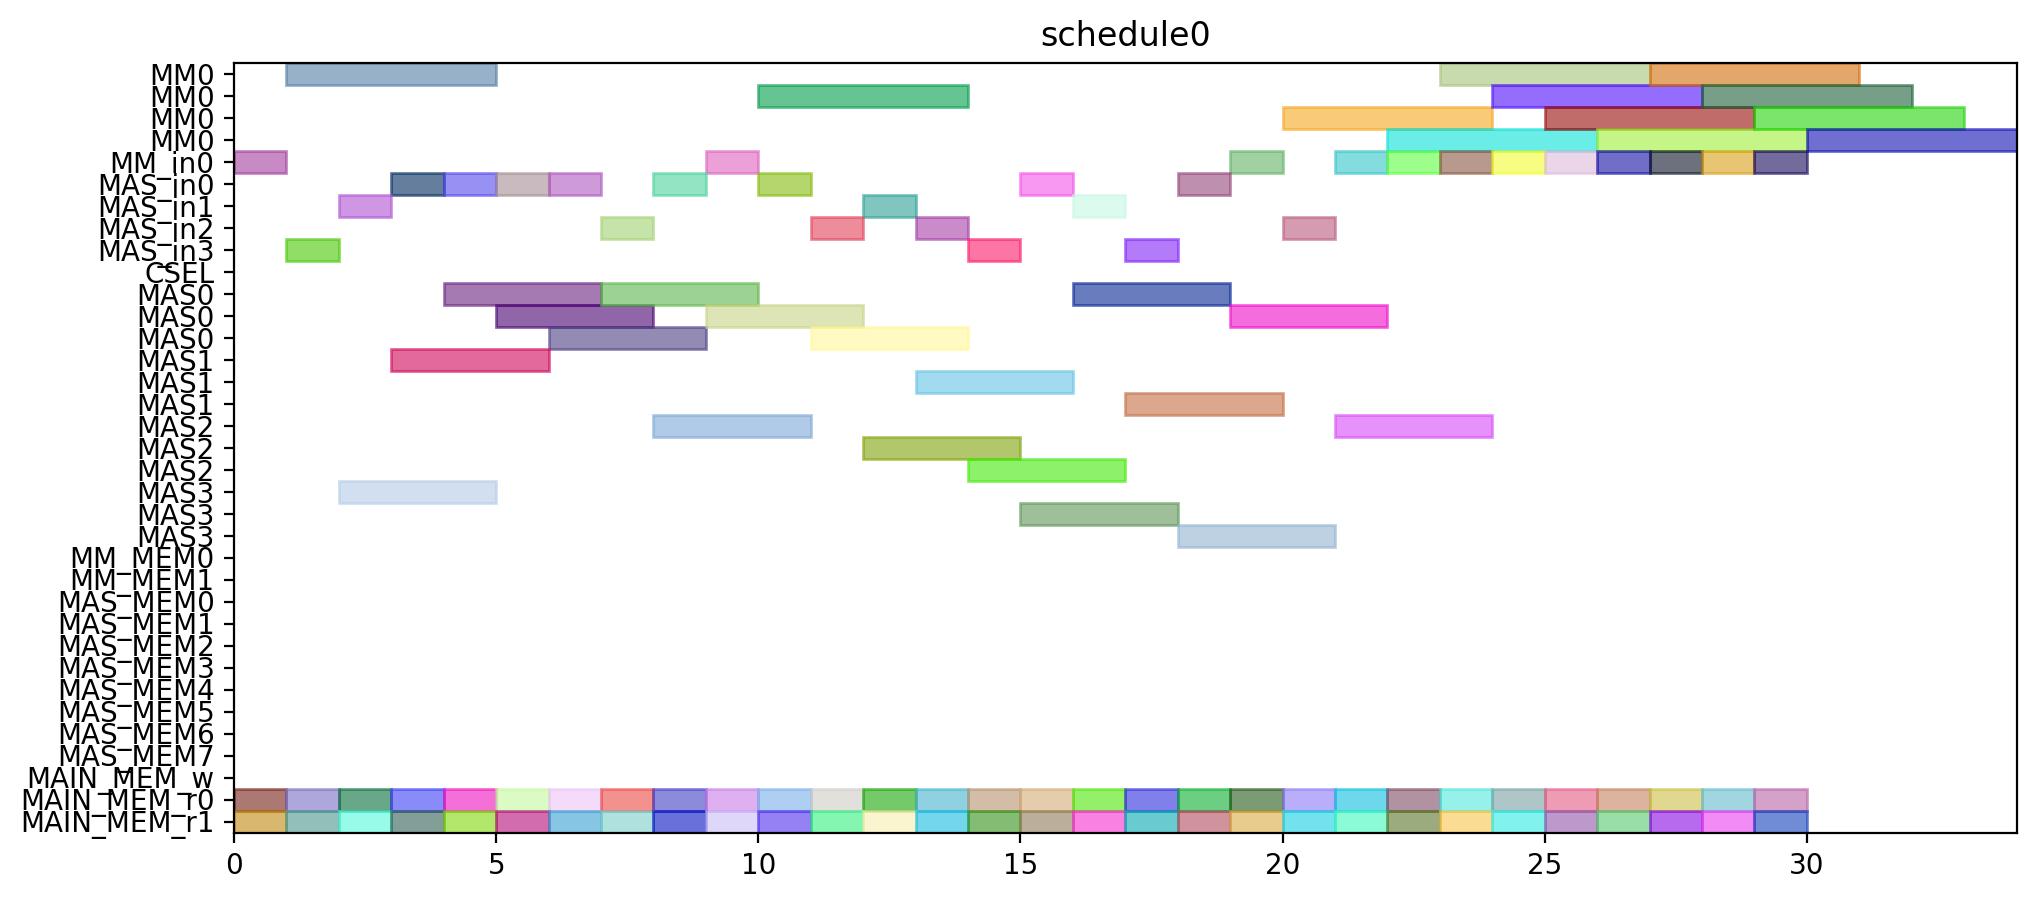

Write Python code to recreate this figure.
from pyschedule import Scenario, solvers, plotters, alt


def solve():
	horizon = 120
	S = Scenario("schedule0", horizon=horizon)

	# resource
	MM = S.Resources('MM', num=1, size=4)
	MM_in = S.Resources('MM_in', num=1)
	MAS_in = S.Resources('MAS_in', num=4)
	CSEL = S.Resource('CSEL')
	MAS = S.Resources('MAS', num=4, size=3, periods=range(1, horizon))
	MM_MEM = S.Resources('MM_MEM', num=2)
	MAS_MEM = S.Resources('MAS_MEM', num=8)
	MAIN_MEM_w = S.Resource('MAIN_MEM_w', size=1)
	MAIN_MEM_r = S.Resources('MAIN_MEM_r', num=2)

	# result of previous scheduling

	# new tasks
	T1_t0 = S.Task('T1_t0', length=3, delay_cost=1)
	T1_t0 += alt(MAS)
	T1_t0_in = S.Task('T1_t0_in', length=1, delay_cost=1)
	T1_t0_in += alt(MAS_in)
	S += T1_t0_in*MAS_in[0]<=T1_t0*MAS[0]

	S += T1_t0_in*MAS_in[1]<=T1_t0*MAS[1]

	S += T1_t0_in*MAS_in[2]<=T1_t0*MAS[2]

	S += T1_t0_in*MAS_in[3]<=T1_t0*MAS[3]

	T1_t0_mem0 = S.Task('T1_t0_mem0', length=1, delay_cost=1)
	T1_t0_mem0 += MAIN_MEM_r[0]
	S += T1_t0_mem0 <= T1_t0

	T1_t0_mem1 = S.Task('T1_t0_mem1', length=1, delay_cost=1)
	T1_t0_mem1 += MAIN_MEM_r[1]
	S += T1_t0_mem1 <= T1_t0

	T1_t1 = S.Task('T1_t1', length=3, delay_cost=1)
	T1_t1 += alt(MAS)
	T1_t1_in = S.Task('T1_t1_in', length=1, delay_cost=1)
	T1_t1_in += alt(MAS_in)
	S += T1_t1_in*MAS_in[0]<=T1_t1*MAS[0]

	S += T1_t1_in*MAS_in[1]<=T1_t1*MAS[1]

	S += T1_t1_in*MAS_in[2]<=T1_t1*MAS[2]

	S += T1_t1_in*MAS_in[3]<=T1_t1*MAS[3]

	T1_t1_mem0 = S.Task('T1_t1_mem0', length=1, delay_cost=1)
	T1_t1_mem0 += MAIN_MEM_r[0]
	S += T1_t1_mem0 <= T1_t1

	T1_t1_mem1 = S.Task('T1_t1_mem1', length=1, delay_cost=1)
	T1_t1_mem1 += MAIN_MEM_r[1]
	S += T1_t1_mem1 <= T1_t1

	T1_t3 = S.Task('T1_t3', length=4, delay_cost=1)
	T1_t3 += alt(MM)
	T1_t3_in = S.Task('T1_t3_in', length=1, delay_cost=1)
	T1_t3_in += alt(MM_in)
	S += T1_t3_in*MM_in[0]<=T1_t3*MM[0]
	T1_t3_mem0 = S.Task('T1_t3_mem0', length=1, delay_cost=1)
	T1_t3_mem0 += MAIN_MEM_r[0]
	S += T1_t3_mem0 <= T1_t3

	T1_t3_mem1 = S.Task('T1_t3_mem1', length=1, delay_cost=1)
	T1_t3_mem1 += MAIN_MEM_r[1]
	S += T1_t3_mem1 <= T1_t3

	T2_t0 = S.Task('T2_t0', length=4, delay_cost=1)
	T2_t0 += alt(MM)
	T2_t0_in = S.Task('T2_t0_in', length=1, delay_cost=1)
	T2_t0_in += alt(MM_in)
	S += T2_t0_in*MM_in[0]<=T2_t0*MM[0]
	T2_t0_mem0 = S.Task('T2_t0_mem0', length=1, delay_cost=1)
	T2_t0_mem0 += MAIN_MEM_r[0]
	S += T2_t0_mem0 <= T2_t0

	T2_t0_mem1 = S.Task('T2_t0_mem1', length=1, delay_cost=1)
	T2_t0_mem1 += MAIN_MEM_r[1]
	S += T2_t0_mem1 <= T2_t0

	T2_t1 = S.Task('T2_t1', length=4, delay_cost=1)
	T2_t1 += alt(MM)
	T2_t1_in = S.Task('T2_t1_in', length=1, delay_cost=1)
	T2_t1_in += alt(MM_in)
	S += T2_t1_in*MM_in[0]<=T2_t1*MM[0]
	T2_t1_mem0 = S.Task('T2_t1_mem0', length=1, delay_cost=1)
	T2_t1_mem0 += MAIN_MEM_r[0]
	S += T2_t1_mem0 <= T2_t1

	T2_t1_mem1 = S.Task('T2_t1_mem1', length=1, delay_cost=1)
	T2_t1_mem1 += MAIN_MEM_r[1]
	S += T2_t1_mem1 <= T2_t1

	T2_t2 = S.Task('T2_t2', length=3, delay_cost=1)
	T2_t2 += alt(MAS)
	T2_t2_in = S.Task('T2_t2_in', length=1, delay_cost=1)
	T2_t2_in += alt(MAS_in)
	S += T2_t2_in*MAS_in[0]<=T2_t2*MAS[0]

	S += T2_t2_in*MAS_in[1]<=T2_t2*MAS[1]

	S += T2_t2_in*MAS_in[2]<=T2_t2*MAS[2]

	S += T2_t2_in*MAS_in[3]<=T2_t2*MAS[3]

	T2_t2_mem0 = S.Task('T2_t2_mem0', length=1, delay_cost=1)
	T2_t2_mem0 += MAIN_MEM_r[0]
	S += T2_t2_mem0 <= T2_t2

	T2_t2_mem1 = S.Task('T2_t2_mem1', length=1, delay_cost=1)
	T2_t2_mem1 += MAIN_MEM_r[1]
	S += T2_t2_mem1 <= T2_t2

	T2_t3 = S.Task('T2_t3', length=3, delay_cost=1)
	T2_t3 += alt(MAS)
	T2_t3_in = S.Task('T2_t3_in', length=1, delay_cost=1)
	T2_t3_in += alt(MAS_in)
	S += T2_t3_in*MAS_in[0]<=T2_t3*MAS[0]

	S += T2_t3_in*MAS_in[1]<=T2_t3*MAS[1]

	S += T2_t3_in*MAS_in[2]<=T2_t3*MAS[2]

	S += T2_t3_in*MAS_in[3]<=T2_t3*MAS[3]

	T2_t3_mem0 = S.Task('T2_t3_mem0', length=1, delay_cost=1)
	T2_t3_mem0 += MAIN_MEM_r[0]
	S += T2_t3_mem0 <= T2_t3

	T2_t3_mem1 = S.Task('T2_t3_mem1', length=1, delay_cost=1)
	T2_t3_mem1 += MAIN_MEM_r[1]
	S += T2_t3_mem1 <= T2_t3

	T3_t0 = S.Task('T3_t0', length=4, delay_cost=1)
	T3_t0 += alt(MM)
	T3_t0_in = S.Task('T3_t0_in', length=1, delay_cost=1)
	T3_t0_in += alt(MM_in)
	S += T3_t0_in*MM_in[0]<=T3_t0*MM[0]
	T3_t0_mem0 = S.Task('T3_t0_mem0', length=1, delay_cost=1)
	T3_t0_mem0 += MAIN_MEM_r[0]
	S += T3_t0_mem0 <= T3_t0

	T3_t0_mem1 = S.Task('T3_t0_mem1', length=1, delay_cost=1)
	T3_t0_mem1 += MAIN_MEM_r[1]
	S += T3_t0_mem1 <= T3_t0

	T3_t1 = S.Task('T3_t1', length=4, delay_cost=1)
	T3_t1 += alt(MM)
	T3_t1_in = S.Task('T3_t1_in', length=1, delay_cost=1)
	T3_t1_in += alt(MM_in)
	S += T3_t1_in*MM_in[0]<=T3_t1*MM[0]
	T3_t1_mem0 = S.Task('T3_t1_mem0', length=1, delay_cost=1)
	T3_t1_mem0 += MAIN_MEM_r[0]
	S += T3_t1_mem0 <= T3_t1

	T3_t1_mem1 = S.Task('T3_t1_mem1', length=1, delay_cost=1)
	T3_t1_mem1 += MAIN_MEM_r[1]
	S += T3_t1_mem1 <= T3_t1

	T3_t2 = S.Task('T3_t2', length=3, delay_cost=1)
	T3_t2 += alt(MAS)
	T3_t2_in = S.Task('T3_t2_in', length=1, delay_cost=1)
	T3_t2_in += alt(MAS_in)
	S += T3_t2_in*MAS_in[0]<=T3_t2*MAS[0]

	S += T3_t2_in*MAS_in[1]<=T3_t2*MAS[1]

	S += T3_t2_in*MAS_in[2]<=T3_t2*MAS[2]

	S += T3_t2_in*MAS_in[3]<=T3_t2*MAS[3]

	T3_t2_mem0 = S.Task('T3_t2_mem0', length=1, delay_cost=1)
	T3_t2_mem0 += MAIN_MEM_r[0]
	S += T3_t2_mem0 <= T3_t2

	T3_t2_mem1 = S.Task('T3_t2_mem1', length=1, delay_cost=1)
	T3_t2_mem1 += MAIN_MEM_r[1]
	S += T3_t2_mem1 <= T3_t2

	T3_t3 = S.Task('T3_t3', length=3, delay_cost=1)
	T3_t3 += alt(MAS)
	T3_t3_in = S.Task('T3_t3_in', length=1, delay_cost=1)
	T3_t3_in += alt(MAS_in)
	S += T3_t3_in*MAS_in[0]<=T3_t3*MAS[0]

	S += T3_t3_in*MAS_in[1]<=T3_t3*MAS[1]

	S += T3_t3_in*MAS_in[2]<=T3_t3*MAS[2]

	S += T3_t3_in*MAS_in[3]<=T3_t3*MAS[3]

	T3_t3_mem0 = S.Task('T3_t3_mem0', length=1, delay_cost=1)
	T3_t3_mem0 += MAIN_MEM_r[0]
	S += T3_t3_mem0 <= T3_t3

	T3_t3_mem1 = S.Task('T3_t3_mem1', length=1, delay_cost=1)
	T3_t3_mem1 += MAIN_MEM_r[1]
	S += T3_t3_mem1 <= T3_t3

	T4_t0 = S.Task('T4_t0', length=4, delay_cost=1)
	T4_t0 += alt(MM)
	T4_t0_in = S.Task('T4_t0_in', length=1, delay_cost=1)
	T4_t0_in += alt(MM_in)
	S += T4_t0_in*MM_in[0]<=T4_t0*MM[0]
	T4_t0_mem0 = S.Task('T4_t0_mem0', length=1, delay_cost=1)
	T4_t0_mem0 += MAIN_MEM_r[0]
	S += T4_t0_mem0 <= T4_t0

	T4_t0_mem1 = S.Task('T4_t0_mem1', length=1, delay_cost=1)
	T4_t0_mem1 += MAIN_MEM_r[1]
	S += T4_t0_mem1 <= T4_t0

	T4_t1 = S.Task('T4_t1', length=4, delay_cost=1)
	T4_t1 += alt(MM)
	T4_t1_in = S.Task('T4_t1_in', length=1, delay_cost=1)
	T4_t1_in += alt(MM_in)
	S += T4_t1_in*MM_in[0]<=T4_t1*MM[0]
	T4_t1_mem0 = S.Task('T4_t1_mem0', length=1, delay_cost=1)
	T4_t1_mem0 += MAIN_MEM_r[0]
	S += T4_t1_mem0 <= T4_t1

	T4_t1_mem1 = S.Task('T4_t1_mem1', length=1, delay_cost=1)
	T4_t1_mem1 += MAIN_MEM_r[1]
	S += T4_t1_mem1 <= T4_t1

	T4_t2 = S.Task('T4_t2', length=3, delay_cost=1)
	T4_t2 += alt(MAS)
	T4_t2_in = S.Task('T4_t2_in', length=1, delay_cost=1)
	T4_t2_in += alt(MAS_in)
	S += T4_t2_in*MAS_in[0]<=T4_t2*MAS[0]

	S += T4_t2_in*MAS_in[1]<=T4_t2*MAS[1]

	S += T4_t2_in*MAS_in[2]<=T4_t2*MAS[2]

	S += T4_t2_in*MAS_in[3]<=T4_t2*MAS[3]

	T4_t2_mem0 = S.Task('T4_t2_mem0', length=1, delay_cost=1)
	T4_t2_mem0 += MAIN_MEM_r[0]
	S += T4_t2_mem0 <= T4_t2

	T4_t2_mem1 = S.Task('T4_t2_mem1', length=1, delay_cost=1)
	T4_t2_mem1 += MAIN_MEM_r[1]
	S += T4_t2_mem1 <= T4_t2

	T4_t3 = S.Task('T4_t3', length=3, delay_cost=1)
	T4_t3 += alt(MAS)
	T4_t3_in = S.Task('T4_t3_in', length=1, delay_cost=1)
	T4_t3_in += alt(MAS_in)
	S += T4_t3_in*MAS_in[0]<=T4_t3*MAS[0]

	S += T4_t3_in*MAS_in[1]<=T4_t3*MAS[1]

	S += T4_t3_in*MAS_in[2]<=T4_t3*MAS[2]

	S += T4_t3_in*MAS_in[3]<=T4_t3*MAS[3]

	T4_t3_mem0 = S.Task('T4_t3_mem0', length=1, delay_cost=1)
	T4_t3_mem0 += MAIN_MEM_r[0]
	S += T4_t3_mem0 <= T4_t3

	T4_t3_mem1 = S.Task('T4_t3_mem1', length=1, delay_cost=1)
	T4_t3_mem1 += MAIN_MEM_r[1]
	S += T4_t3_mem1 <= T4_t3

	T5_t0 = S.Task('T5_t0', length=3, delay_cost=1)
	T5_t0 += alt(MAS)
	T5_t0_in = S.Task('T5_t0_in', length=1, delay_cost=1)
	T5_t0_in += alt(MAS_in)
	S += T5_t0_in*MAS_in[0]<=T5_t0*MAS[0]

	S += T5_t0_in*MAS_in[1]<=T5_t0*MAS[1]

	S += T5_t0_in*MAS_in[2]<=T5_t0*MAS[2]

	S += T5_t0_in*MAS_in[3]<=T5_t0*MAS[3]

	T5_t0_mem0 = S.Task('T5_t0_mem0', length=1, delay_cost=1)
	T5_t0_mem0 += MAIN_MEM_r[0]
	S += T5_t0_mem0 <= T5_t0

	T5_t0_mem1 = S.Task('T5_t0_mem1', length=1, delay_cost=1)
	T5_t0_mem1 += MAIN_MEM_r[1]
	S += T5_t0_mem1 <= T5_t0

	T5_t1 = S.Task('T5_t1', length=3, delay_cost=1)
	T5_t1 += alt(MAS)
	T5_t1_in = S.Task('T5_t1_in', length=1, delay_cost=1)
	T5_t1_in += alt(MAS_in)
	S += T5_t1_in*MAS_in[0]<=T5_t1*MAS[0]

	S += T5_t1_in*MAS_in[1]<=T5_t1*MAS[1]

	S += T5_t1_in*MAS_in[2]<=T5_t1*MAS[2]

	S += T5_t1_in*MAS_in[3]<=T5_t1*MAS[3]

	T5_t1_mem0 = S.Task('T5_t1_mem0', length=1, delay_cost=1)
	T5_t1_mem0 += MAIN_MEM_r[0]
	S += T5_t1_mem0 <= T5_t1

	T5_t1_mem1 = S.Task('T5_t1_mem1', length=1, delay_cost=1)
	T5_t1_mem1 += MAIN_MEM_r[1]
	S += T5_t1_mem1 <= T5_t1

	T5_t3 = S.Task('T5_t3', length=4, delay_cost=1)
	T5_t3 += alt(MM)
	T5_t3_in = S.Task('T5_t3_in', length=1, delay_cost=1)
	T5_t3_in += alt(MM_in)
	S += T5_t3_in*MM_in[0]<=T5_t3*MM[0]
	T5_t3_mem0 = S.Task('T5_t3_mem0', length=1, delay_cost=1)
	T5_t3_mem0 += MAIN_MEM_r[0]
	S += T5_t3_mem0 <= T5_t3

	T5_t3_mem1 = S.Task('T5_t3_mem1', length=1, delay_cost=1)
	T5_t3_mem1 += MAIN_MEM_r[1]
	S += T5_t3_mem1 <= T5_t3

	T6_t0 = S.Task('T6_t0', length=4, delay_cost=1)
	T6_t0 += alt(MM)
	T6_t0_in = S.Task('T6_t0_in', length=1, delay_cost=1)
	T6_t0_in += alt(MM_in)
	S += T6_t0_in*MM_in[0]<=T6_t0*MM[0]
	T6_t0_mem0 = S.Task('T6_t0_mem0', length=1, delay_cost=1)
	T6_t0_mem0 += MAIN_MEM_r[0]
	S += T6_t0_mem0 <= T6_t0

	T6_t0_mem1 = S.Task('T6_t0_mem1', length=1, delay_cost=1)
	T6_t0_mem1 += MAIN_MEM_r[1]
	S += T6_t0_mem1 <= T6_t0

	T6_t1 = S.Task('T6_t1', length=4, delay_cost=1)
	T6_t1 += alt(MM)
	T6_t1_in = S.Task('T6_t1_in', length=1, delay_cost=1)
	T6_t1_in += alt(MM_in)
	S += T6_t1_in*MM_in[0]<=T6_t1*MM[0]
	T6_t1_mem0 = S.Task('T6_t1_mem0', length=1, delay_cost=1)
	T6_t1_mem0 += MAIN_MEM_r[0]
	S += T6_t1_mem0 <= T6_t1

	T6_t1_mem1 = S.Task('T6_t1_mem1', length=1, delay_cost=1)
	T6_t1_mem1 += MAIN_MEM_r[1]
	S += T6_t1_mem1 <= T6_t1

	T6_t2 = S.Task('T6_t2', length=3, delay_cost=1)
	T6_t2 += alt(MAS)
	T6_t2_in = S.Task('T6_t2_in', length=1, delay_cost=1)
	T6_t2_in += alt(MAS_in)
	S += T6_t2_in*MAS_in[0]<=T6_t2*MAS[0]

	S += T6_t2_in*MAS_in[1]<=T6_t2*MAS[1]

	S += T6_t2_in*MAS_in[2]<=T6_t2*MAS[2]

	S += T6_t2_in*MAS_in[3]<=T6_t2*MAS[3]

	T6_t2_mem0 = S.Task('T6_t2_mem0', length=1, delay_cost=1)
	T6_t2_mem0 += MAIN_MEM_r[0]
	S += T6_t2_mem0 <= T6_t2

	T6_t2_mem1 = S.Task('T6_t2_mem1', length=1, delay_cost=1)
	T6_t2_mem1 += MAIN_MEM_r[1]
	S += T6_t2_mem1 <= T6_t2

	T6_t3 = S.Task('T6_t3', length=3, delay_cost=1)
	T6_t3 += alt(MAS)
	T6_t3_in = S.Task('T6_t3_in', length=1, delay_cost=1)
	T6_t3_in += alt(MAS_in)
	S += T6_t3_in*MAS_in[0]<=T6_t3*MAS[0]

	S += T6_t3_in*MAS_in[1]<=T6_t3*MAS[1]

	S += T6_t3_in*MAS_in[2]<=T6_t3*MAS[2]

	S += T6_t3_in*MAS_in[3]<=T6_t3*MAS[3]

	T6_t3_mem0 = S.Task('T6_t3_mem0', length=1, delay_cost=1)
	T6_t3_mem0 += MAIN_MEM_r[0]
	S += T6_t3_mem0 <= T6_t3

	T6_t3_mem1 = S.Task('T6_t3_mem1', length=1, delay_cost=1)
	T6_t3_mem1 += MAIN_MEM_r[1]
	S += T6_t3_mem1 <= T6_t3

	T7_t0 = S.Task('T7_t0', length=4, delay_cost=1)
	T7_t0 += alt(MM)
	T7_t0_in = S.Task('T7_t0_in', length=1, delay_cost=1)
	T7_t0_in += alt(MM_in)
	S += T7_t0_in*MM_in[0]<=T7_t0*MM[0]
	T7_t0_mem0 = S.Task('T7_t0_mem0', length=1, delay_cost=1)
	T7_t0_mem0 += MAIN_MEM_r[0]
	S += T7_t0_mem0 <= T7_t0

	T7_t0_mem1 = S.Task('T7_t0_mem1', length=1, delay_cost=1)
	T7_t0_mem1 += MAIN_MEM_r[1]
	S += T7_t0_mem1 <= T7_t0

	T7_t1 = S.Task('T7_t1', length=4, delay_cost=1)
	T7_t1 += alt(MM)
	T7_t1_in = S.Task('T7_t1_in', length=1, delay_cost=1)
	T7_t1_in += alt(MM_in)
	S += T7_t1_in*MM_in[0]<=T7_t1*MM[0]
	T7_t1_mem0 = S.Task('T7_t1_mem0', length=1, delay_cost=1)
	T7_t1_mem0 += MAIN_MEM_r[0]
	S += T7_t1_mem0 <= T7_t1

	T7_t1_mem1 = S.Task('T7_t1_mem1', length=1, delay_cost=1)
	T7_t1_mem1 += MAIN_MEM_r[1]
	S += T7_t1_mem1 <= T7_t1

	T7_t2 = S.Task('T7_t2', length=3, delay_cost=1)
	T7_t2 += alt(MAS)
	T7_t2_in = S.Task('T7_t2_in', length=1, delay_cost=1)
	T7_t2_in += alt(MAS_in)
	S += T7_t2_in*MAS_in[0]<=T7_t2*MAS[0]

	S += T7_t2_in*MAS_in[1]<=T7_t2*MAS[1]

	S += T7_t2_in*MAS_in[2]<=T7_t2*MAS[2]

	S += T7_t2_in*MAS_in[3]<=T7_t2*MAS[3]

	T7_t2_mem0 = S.Task('T7_t2_mem0', length=1, delay_cost=1)
	T7_t2_mem0 += MAIN_MEM_r[0]
	S += T7_t2_mem0 <= T7_t2

	T7_t2_mem1 = S.Task('T7_t2_mem1', length=1, delay_cost=1)
	T7_t2_mem1 += MAIN_MEM_r[1]
	S += T7_t2_mem1 <= T7_t2

	T7_t3 = S.Task('T7_t3', length=3, delay_cost=1)
	T7_t3 += alt(MAS)
	T7_t3_in = S.Task('T7_t3_in', length=1, delay_cost=1)
	T7_t3_in += alt(MAS_in)
	S += T7_t3_in*MAS_in[0]<=T7_t3*MAS[0]

	S += T7_t3_in*MAS_in[1]<=T7_t3*MAS[1]

	S += T7_t3_in*MAS_in[2]<=T7_t3*MAS[2]

	S += T7_t3_in*MAS_in[3]<=T7_t3*MAS[3]

	T7_t3_mem0 = S.Task('T7_t3_mem0', length=1, delay_cost=1)
	T7_t3_mem0 += MAIN_MEM_r[0]
	S += T7_t3_mem0 <= T7_t3

	T7_t3_mem1 = S.Task('T7_t3_mem1', length=1, delay_cost=1)
	T7_t3_mem1 += MAIN_MEM_r[1]
	S += T7_t3_mem1 <= T7_t3

	T8_t2 = S.Task('T8_t2', length=3, delay_cost=1)
	T8_t2 += alt(MAS)
	T8_t2_in = S.Task('T8_t2_in', length=1, delay_cost=1)
	T8_t2_in += alt(MAS_in)
	S += T8_t2_in*MAS_in[0]<=T8_t2*MAS[0]

	S += T8_t2_in*MAS_in[1]<=T8_t2*MAS[1]

	S += T8_t2_in*MAS_in[2]<=T8_t2*MAS[2]

	S += T8_t2_in*MAS_in[3]<=T8_t2*MAS[3]

	T8_t2_mem0 = S.Task('T8_t2_mem0', length=1, delay_cost=1)
	T8_t2_mem0 += MAIN_MEM_r[0]
	S += T8_t2_mem0 <= T8_t2

	T8_t2_mem1 = S.Task('T8_t2_mem1', length=1, delay_cost=1)
	T8_t2_mem1 += MAIN_MEM_r[1]
	S += T8_t2_mem1 <= T8_t2

	T9_t2 = S.Task('T9_t2', length=3, delay_cost=1)
	T9_t2 += alt(MAS)
	T9_t2_in = S.Task('T9_t2_in', length=1, delay_cost=1)
	T9_t2_in += alt(MAS_in)
	S += T9_t2_in*MAS_in[0]<=T9_t2*MAS[0]

	S += T9_t2_in*MAS_in[1]<=T9_t2*MAS[1]

	S += T9_t2_in*MAS_in[2]<=T9_t2*MAS[2]

	S += T9_t2_in*MAS_in[3]<=T9_t2*MAS[3]

	T9_t2_mem0 = S.Task('T9_t2_mem0', length=1, delay_cost=1)
	T9_t2_mem0 += MAIN_MEM_r[0]
	S += T9_t2_mem0 <= T9_t2

	T9_t2_mem1 = S.Task('T9_t2_mem1', length=1, delay_cost=1)
	T9_t2_mem1 += MAIN_MEM_r[1]
	S += T9_t2_mem1 <= T9_t2

	T10_t2 = S.Task('T10_t2', length=3, delay_cost=1)
	T10_t2 += alt(MAS)
	T10_t2_in = S.Task('T10_t2_in', length=1, delay_cost=1)
	T10_t2_in += alt(MAS_in)
	S += T10_t2_in*MAS_in[0]<=T10_t2*MAS[0]

	S += T10_t2_in*MAS_in[1]<=T10_t2*MAS[1]

	S += T10_t2_in*MAS_in[2]<=T10_t2*MAS[2]

	S += T10_t2_in*MAS_in[3]<=T10_t2*MAS[3]

	T10_t2_mem0 = S.Task('T10_t2_mem0', length=1, delay_cost=1)
	T10_t2_mem0 += MAIN_MEM_r[0]
	S += T10_t2_mem0 <= T10_t2

	T10_t2_mem1 = S.Task('T10_t2_mem1', length=1, delay_cost=1)
	T10_t2_mem1 += MAIN_MEM_r[1]
	S += T10_t2_mem1 <= T10_t2

	T11_t2 = S.Task('T11_t2', length=3, delay_cost=1)
	T11_t2 += alt(MAS)
	T11_t2_in = S.Task('T11_t2_in', length=1, delay_cost=1)
	T11_t2_in += alt(MAS_in)
	S += T11_t2_in*MAS_in[0]<=T11_t2*MAS[0]

	S += T11_t2_in*MAS_in[1]<=T11_t2*MAS[1]

	S += T11_t2_in*MAS_in[2]<=T11_t2*MAS[2]

	S += T11_t2_in*MAS_in[3]<=T11_t2*MAS[3]

	T11_t2_mem0 = S.Task('T11_t2_mem0', length=1, delay_cost=1)
	T11_t2_mem0 += MAIN_MEM_r[0]
	S += T11_t2_mem0 <= T11_t2

	T11_t2_mem1 = S.Task('T11_t2_mem1', length=1, delay_cost=1)
	T11_t2_mem1 += MAIN_MEM_r[1]
	S += T11_t2_mem1 <= T11_t2

	solvers.mip.solve(S,msg=1,kind='CPLEX',ratio_gap=1.01)

	solution = [['hoge']*len(S.solution()[1]) for i in range(len(S.solution()))]
	for i in range(len(S.solution())):
		for j in range(len(S.solution()[i])):
			solution[i][j]=str(S.solution()[i][j])
	print(solution)

	cycles = int(solution[-1][3])

	pic_file_name = "/home/mfukuda/ABE/multiRAM_multiMAS_16mux/scheduling_result/stage4MM1_stage3MAS4/EP2_LADDERMUL/schedule0.png"
	if(S.solution() != []):
		plotters.matplotlib.plot(S,img_filename=pic_file_name, show_task_labels=False, fig_size=(cycles*0.25+3, 5))

	return solution
